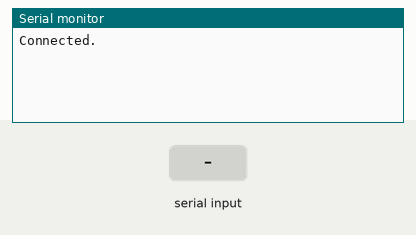
This sketch was run on a simulated Arduino Uno, built with avr-gcc and run on an emulated ATmega328P. Shown: the last lines printed to the serial monitor. Inputs (shaded band) come from the test bench.

Above: at 1.2 s.
1.3 s: "1" received over the second serial link
At 2.3 s:
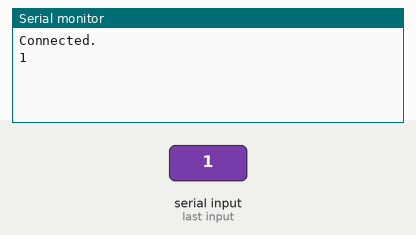
2.8 s: "0" received over the second serial link
At 3.5 s:
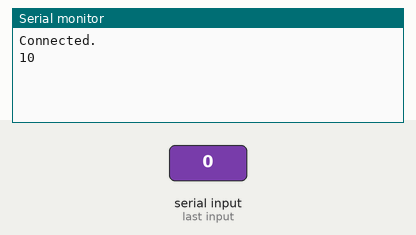

The sketch:

Software_Serial.ino
```cpp
// (licence header left out)
#include <SoftwareSerial.h>

SoftwareSerial btSerial(2,3);

void setup() {
  Serial.begin(9600);
  while (!Serial) {
    ;
  }

  Serial.println("Connected.");
  btSerial.begin(9600);
  btSerial.println("D\r");
}

void loop() {
  if (btSerial.available())
    Serial.write(btSerial.read());
  if (Serial.available())
    btSerial.write(Serial.read());
}
```

Measured:
- after the input at 1.3 s, the serial monitor: prints a new line at once (image 1)
- after the input at 2.8 s, the serial monitor: prints a new line at once (image 2)
